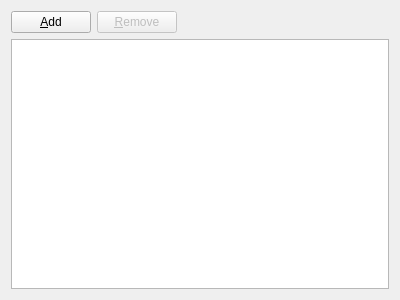
<?xml version="1.0" encoding="UTF-8"?>
<ui version="4.0">
 <class>SpriteSheetEditor</class>
 <widget class="QWidget" name="SpriteSheetEditor">
  <property name="geometry">
   <rect>
    <x>0</x>
    <y>0</y>
    <width>400</width>
    <height>300</height>
   </rect>
  </property>
  <property name="windowTitle">
   <string>Form</string>
  </property>
  <layout class="QVBoxLayout" name="verticalLayout">
   <property name="sizeConstraint">
    <enum>QLayout::SetDefaultConstraint</enum>
   </property>
   <item>
    <layout class="QVBoxLayout" name="vlayout">
     <item>
      <layout class="QHBoxLayout" name="horizontalLayout">
       <item>
        <widget class="QPushButton" name="btnAdd">
         <property name="text">
          <string>&amp;Add</string>
         </property>
        </widget>
       </item>
       <item>
        <widget class="QPushButton" name="btnRemove">
         <property name="enabled">
          <bool>false</bool>
         </property>
         <property name="text">
          <string>&amp;Remove</string>
         </property>
        </widget>
       </item>
       <item>
        <spacer name="horizontalSpacer">
         <property name="orientation">
          <enum>Qt::Horizontal</enum>
         </property>
         <property name="sizeHint" stdset="0">
          <size>
           <width>40</width>
           <height>20</height>
          </size>
         </property>
        </spacer>
       </item>
      </layout>
     </item>
     <item>
      <widget class="QGraphicsView" name="canvas">
       <property name="autoFillBackground">
        <bool>true</bool>
       </property>
       <property name="backgroundBrush">
        <brush brushstyle="SolidPattern">
         <color alpha="255">
          <red>255</red>
          <green>255</green>
          <blue>255</blue>
         </color>
        </brush>
       </property>
      </widget>
     </item>
    </layout>
   </item>
  </layout>
 </widget>
 <resources/>
 <connections>
  <connection>
   <sender>btnAdd</sender>
   <signal>clicked()</signal>
   <receiver>SpriteSheetEditor</receiver>
   <slot>addImages()</slot>
   <hints>
    <hint type="sourcelabel">
     <x>52</x>
     <y>23</y>
    </hint>
    <hint type="destinationlabel">
     <x>199</x>
     <y>149</y>
    </hint>
   </hints>
  </connection>
  <connection>
   <sender>btnRemove</sender>
   <signal>clicked()</signal>
   <receiver>SpriteSheetEditor</receiver>
   <slot>removeImage()</slot>
   <hints>
    <hint type="sourcelabel">
     <x>144</x>
     <y>26</y>
    </hint>
    <hint type="destinationlabel">
     <x>199</x>
     <y>149</y>
    </hint>
   </hints>
  </connection>
 </connections>
 <slots>
  <slot>addImages()</slot>
  <slot>removeImage()</slot>
 </slots>
</ui>
